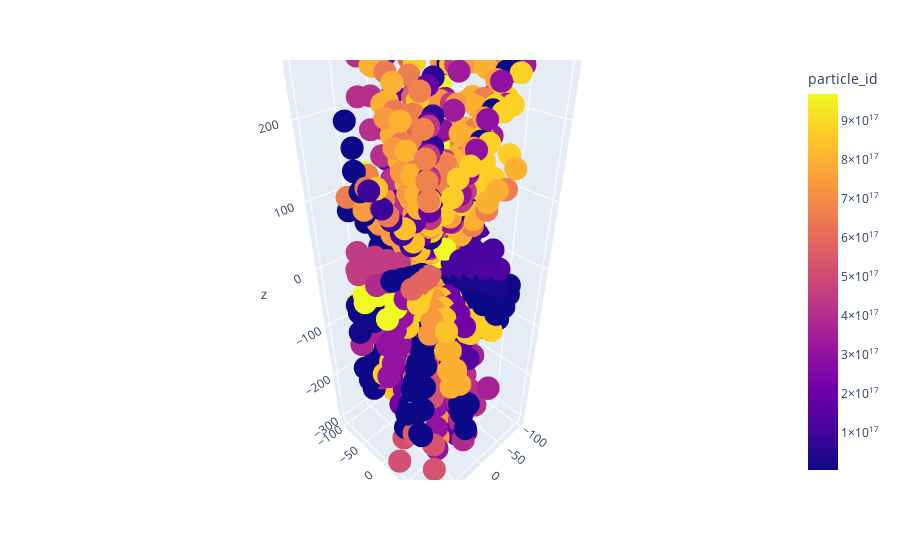

The cell this chart's notebook holds for it:
### Code cell
import plotly.express as px

fig = px.scatter_3d(test_hits, x="x", y="y", z="z", color="particle_id")
fig.show()

### Figure 1 — Plotly figure (JSON) as saved in the notebook; plotly's stock layout.template omitted (floating-point values rounded to 4 significant figures; data arrays with more than 128 entries replaced by an {"elided": "..."} marker saying what was removed)
{"data": [{"hovertemplate": "x=%{x}<br>y=%{y}<br>z=%{z}<br>particle_id=%{marker.color}<extra></extra>", "legendgroup": "", "marker": {"color": {"elided": "3137 int values"}, "coloraxis": "coloraxis", "symbol": "circle"}, "mode": "markers", "name": "", "scene": "scene", "showlegend": false, "type": "scatter3d", "x": {"elided": "3137 float values"}, "y": {"elided": "3137 float values"}, "z": {"elided": "3137 float values"}}], "layout": {"coloraxis": {"colorbar": {"title": {"text": "particle_id"}}, "colorscale": [[0, "#0d0887"], [0.1111, "#46039f"], [0.2222, "#7201a8"], [0.3333, "#9c179e"], [0.4444, "#bd3786"], [0.5556, "#d8576b"], [0.6667, "#ed7953"], [0.7778, "#fb9f3a"], [0.8889, "#fdca26"], [1, "#f0f921"]]}, "legend": {"tracegroupgap": 0}, "margin": {"t": 60}, "scene": {"domain": {"x": [0, 1], "y": [0, 1]}, "xaxis": {"title": {"text": "x"}}, "yaxis": {"title": {"text": "y"}}, "zaxis": {"title": {"text": "z"}}}}}
